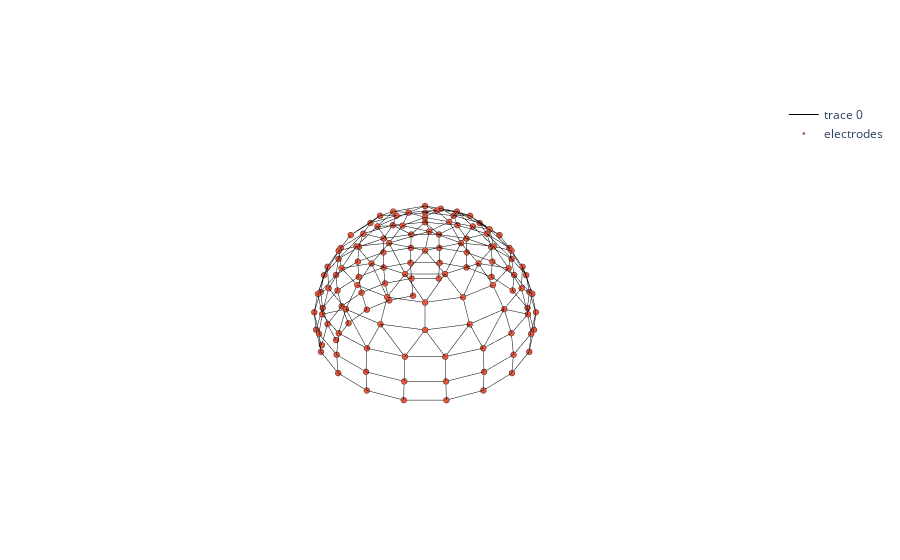

Notebook code cell kept with this figure:
### Code cell
import plotly.graph_objs as go

trace1 = go.Scatter3d(
    x=Xe, y=Ye, z=Ze,
    mode='lines',
    line=dict(color='rgb(0,0,0)', width=1),
    hoverinfo='none',
)

trace2 = go.Scatter3d(
    x=Xn, y=Yn, z=Zn,
    mode = 'markers',
    name = 'electrodes',
    marker = dict(
        symbol='circle',
        size=2,
        line=dict(color='rgb(50,50,50)',width=0.5),
    ),
    text=labels,
    hoverinfo='text',
)

axis=dict(
    showbackground=False,
    showline=False,
    showgrid=False,
    showticklabels=False,
    title='',
)

layout = go.Layout(
    scene = dict(
        xaxis=dict(axis),
        yaxis=dict(axis),
        zaxis=dict(axis),
    )
)

data = [trace1, trace2]
fig = go.Figure(data=data, layout=layout)
fig.show()

### Figure 1 — Plotly figure (JSON) as saved in the notebook; plotly's stock layout.template omitted (floating-point values rounded to 4 significant figures; data arrays with more than 128 entries replaced by an {"elided": "..."} marker saying what was removed)
{"data": [{"hoverinfo": "none", "line": {"color": "rgb(0,0,0)", "width": 1}, "mode": "lines", "type": "scatter3d", "x": {"elided": "1239 int values"}, "y": {"elided": "1239 int values"}, "z": {"elided": "1239 int values"}}, {"hoverinfo": "text", "marker": {"line": {"color": "rgb(50,50,50)", "width": 0.5}, "size": 2, "symbol": "circle"}, "mode": "markers", "name": "electrodes", "text": ["A1", "A2", "A3", "A4", "A5", "A6", "A7", "A8", "A9", "A10", "A11", "A12", "A13", "A14", "A15", "A16", "A17", "A18", "A19", "A20", "A21", "A22", "A23", "A24", "A25", "A26", "A27", "A28", "A29", "A30", "A31", "A32", "B1", "B2", "B3", "B4", "B5", "B6", "B7", "B8", "B9", "B10", "B11", "B12", "B13", "B14", "B15", "B16", "B17", "B18", "B19", "B20", "B21", "B22", "B23", "B24", "B25", "B26", "B27", "B28", "B29", "B30", "B31", "B32", "C1", "C2", "C3", "C4", "C5", "C6", "C7", "C8", "C9", "C10", "C11", "C12", "C13", "C14", "C15", "C16", "C17", "C18", "C19", "C20", "C21", "C22", "C23", "C24", "C25", "C26", "C27", "C28", "C29", "C30", "C31", "C32", "D1", "D2", "D3", "D4", "D5", "D6", "D7", "D8", "D9", "D10", "D11", "D12", "D13", "D14", "D15", "D16", "D17", "D18", "D19", "D20", "D21", "D22", "D23", "D24", "D25", "D26", "D27", "D28", "D29", "D30", "D31", "D32"], "type": "scatter3d", "x": [0, 0, 0, 0, -24, -45, -52, -48, -51, -51, -50, -47, -25, -26, -27, -27, -25, -28, 0, 0, 0, 0, 0, 0, 0, 25, 26, 27, 27, 25, 28, 24, 17, 24, 45, 52, 48, 51, 51, 50, 47, 69, 71, 70, 66, 83, 82, 78, 68, 58, 43, 34, 50, 63, 74, 82, 86, 87, 83, 82, 78, 68, 58, 43, 10, 24, 45, 52, 66, 70, 71, 51, 51, 48, 25, 24, 28, 25, 27, 27, 0, 0, 0, 0, 0, 0, 0, -25, -24, -28, -25, -27, -27, -51, -51, -48, -10, -24, -45, -52, -66, -70, -71, -83, -82, -78, -68, -58, -43, -34, -17, -24, -43, -50, -63, -74, -82, -86, -87, -83, -82, -78, -68, -58, -66, -70, -71, -69], "y": [0, -17, -34, -50, -58, -45, -52, -66, -70, -71, -69, -64, -75, -81, -83, -82, -78, -68, -63, -74, -82, -86, -87, -85, -79, -75, -81, -83, -82, -78, -68, -58, -5, -24, -45, -52, -66, -70, -71, -69, -64, -50, -51, -51, -48, -27, -27, -25, -28, -24, -25, 0, 0, 0, 0, 0, 0, 0, 27, 27, 25, 28, 24, 25, 14, 24, 45, 52, 48, 51, 51, 71, 70, 66, 43, 58, 68, 78, 82, 83, 87, 86, 82, 74, 63, 50, 34, 43, 58, 68, 78, 82, 83, 71, 70, 66, 14, 24, 45, 52, 48, 51, 51, 27, 27, 25, 28, 24, 25, 0, -5, -24, -25, 0, 0, 0, 0, 0, 0, -27, -27, -25, -28, -24, -48, -51, -51, -50], "z": [88, 86, 81, 72, 61, 61, 47, 31, 14, -3, -20, -37, -37, -20, -3, 14, 31, 47, 61, 47, 31, 14, -3, -20, -37, -37, -20, -3, 14, 31, 47, 61, 86, 81, 61, 47, 31, 14, -3, -20, -37, -20, -3, 14, 31, -3, 14, 31, 47, 61, 72, 81, 72, 61, 47, 31, 14, -3, -3, 14, 31, 47, 61, 72, 86, 81, 61, 47, 31, 14, -3, -3, 14, 31, 72, 61, 47, 31, 14, -3, -3, 14, 31, 47, 61, 72, 81, 72, 61, 47, 31, 14, -3, -3, 14, 31, 86, 81, 61, 47, 31, 14, -3, -3, 14, 31, 47, 61, 72, 81, 86, 81, 72, 72, 61, 47, 31, 14, -3, -3, 14, 31, 47, 61, 31, 14, -3, -20]}], "layout": {"scene": {"xaxis": {"showbackground": false, "showgrid": false, "showline": false, "showticklabels": false, "title": {"text": ""}}, "yaxis": {"showbackground": false, "showgrid": false, "showline": false, "showticklabels": false, "title": {"text": ""}}, "zaxis": {"showbackground": false, "showgrid": false, "showline": false, "showticklabels": false, "title": {"text": ""}}}}}
